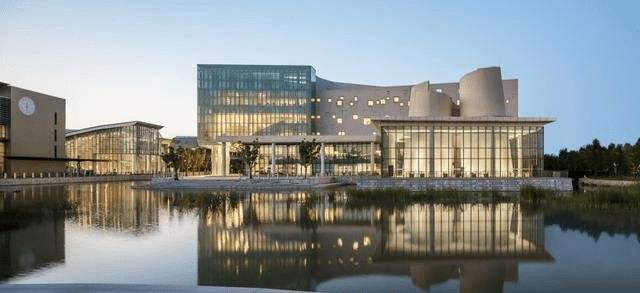
%> input picture sistlibrary.jpeg, 640 x 293 px
$ octave AIRNN_ReadImage.m   (GNU Octave 9; MATLAB toolbox functions it lacks are replaced by stand-ins)
%> lines starting %> are read from the running program, lines starting %| are printed output that depends on the picture
### MC_PIRNN.m
function Par = MC_PIRNN(X0,M,sp, lambda, mask, tol, options)
  % - M is the observation matrix
  % - lambda - regularization parameter, default = 1/sqrt(max(N,M))
  % - mu - the augmented lagrangian parameter, default = 10*lambda
  % - tol - reconstruction error tolerance, default = 1e-6
  % - max_iter - maximum number of iterations, default = 1000

  if isfield(options,'max_iter')==0,max_iter = 5e3;
  else,max_iter = options.max_iter ;
  end

  if isfield(options,'eps')==0,epsre = 1e-3;
  else,epsre = options.eps ;
  end

  if isfield(options,'mu')==0,mu = 1.1;
  else,mu = options.mu ;
  end

  if isfield(options,'KLopt')==0,KLopt = 1e-5*min([size(M),rank(M)]);
  else,KLopt = options.KLopt ;
  end

  if isfield(options,'Rel')==0
    disp("Calculation of correlation distance...");
  else
    ReX = options.Rel;
    spRelErr = -ones(max_iter,1);
  end

  spRelDist = -ones(max_iter,1); spf = -ones(max_iter,1);
  sprank = -ones(max_iter,1);
  Ssim = []; Rsim = [] ;
  [nr,nc] = size(M) ; rc = min(nr,nc) ;
  weps = ones(rc,1)*epsre;
  Gradf = @(X)(mask.*(X-M)) ;
  Objf = @(x)(norm(mask.*(x-M),'fro')/2 + lambda*norm(svds(x,rank(x)),sp))^(sp);
  ALF = @(x,y)(norm(mask.*(x-M),'fro')/2 + lambda*norm(svd(x)+y,sp)^(sp));
  iter = 0 ;
  sigma = svd(X0); % ch1

%   Objf(X0)
  goon = true;
  while goon && iter < max_iter
    iter = iter + 1;
%     [ud,sigma,vd] = svd(X0);
%     Rk = rank(X0) ;
%     RelErr = norm(ud(1:Rk,:)*Gradf(X0)*vd(1:Rk,:)'+...
%       lambda*sp*spdiags(diag(sigma).^(sp-1),0,Rk,Rk),'fro')/norm(M,'fro');

    [U,S,V] = svd(X0 - Gradf(X0)/mu,'econ') ;
    NewS = diag(S) - 2*lambda*sp*(sigma+weps).^(sp-1)/mu ;
    idx = NewS>eps(1); Rk = sum(idx);
    X1 = U*spdiags(NewS.*idx,0,rc,rc)*V';

    sigma = sort(NewS.*idx,'descend'); % update the sigma
%     sigma = NewS.*idx ;
    RelDist = norm(U(:,idx)'*Gradf(X1)*V(:,idx)+...
      lambda*sp*spdiags(NewS(idx).^(sp-1),0,Rk,Rk),'fro')/norm(M,'fro');
%     RelErr = norm(X1-M,'fro')/norm(M,'fro');

% parmeters for plot
    if exist('ReX','var')
      Rtol = norm(X1-ReX,'fro')/norm(ReX,'fro');
      Rate(iter) = norm(mask.*(X1-ReX),'fro')/norm(mask.*(X0-ReX),'fro');
      spRelErr(iter) = Rtol;
      goon = (Rtol>tol)&&(RelDist>tol);
    else
      goon = RelDist>tol ;
      goon = goon && norm(M-mask.*X1,inf)>tol ;
    end
    absdist = norm((X1-X0),"fro");
    goon = goon && (norm(X1-X0,"fro")>KLopt);
    spRelDist(iter) = RelDist; spf(iter) = ALF(X0,weps);
    sprank(iter) = rank(X1);
    Rsim(iter) = (Objf(X1)-Objf(X0))/(norm(X1-X0,'fro')^2);
    Ssim(iter) = norm(U(:,idx)'*Gradf(X1)*V(:,idx)+...
      lambda*sp*spdiags(NewS(idx).^(sp-1),0,Rk,Rk),'fro')/norm(X1-X0,'fro');
    GMinf(iter) = norm(Gradf(X1),inf);
    % -----
    if (iter == 1)||(mod(iter,5e8) == 0)||(~goon)||(iter==max_iter)
      fprintf(1, 'iter:%04d\t err:%f\t rank(X):%d\t Objf(F):%d\n', ...
              iter, RelDist, rank(X1), Objf(X0));
            % nnz(X1(~unobserved)),
    end
% update the iteration
  X0 = X1;
  end % end while
  if exist('ReX','var')
    Par.RelErr = spRelErr(1:iter);
    Par.Rate = Rate;
  end
  Par.RelDist = spRelDist(1:iter);
  Par.Obj = Objf(X1);
  Par.f = spf(1:iter) ;
  Par.rank = sprank(1:iter); Par.iterTol = iter ;
  Par.S = Ssim; Par.R = Rsim;
  Par.Xsol = X1; Par.GMinf = GMinf;
  Par.absdist = absdist;
end

### AIRNN_ReadImage.m
%% AIRNN Test Nuclear norm
clc,clear
rng(22);format long
X_img=imread('sistlibrary.jpeg');
%> X_img is the input picture: size 293x640x3 uint8; mean R, G, B 135.6, 141.4, 141.4
% X=imread('im2.jpg');
% X=imresize(X,0.5);% im1 0.5
X=double(X_img)/255;
% [U,S,V]=svd(X);
% figure(1), imshow(X)

% rt = ceil(size(X(:,:,1),2)/3);
rt = ceil(min(size(X(:,:,1)))/5);
%> rt = 59
% SVD : U*S*V' = svd(X)
%       VecSigma = svd(X)
for i=1:3
  [U,S,V]=svd(X(:,:,i));
  Sigma(:,:,i) = S ;
  Xt(:,:,i)=U(:,1:rt)*S(1:rt,1:rt)*V(:,1:rt)';
end

%% ------------------------ random mask ------------------------
[nr,nc] = size(X(:,:,1));
%> nr = 293; nc = 640
missrate = 0.5;
mask = zeros(nr,nc);
%> mask: size 293x640 double; every value is 0
for i=1:nc
    idx = 1:1:nr;
    randidx=randperm(nr,nr); % 随机[n] 中的 k 个 index
    mask(randidx(1:ceil(nr*missrate)),i)=1;
end
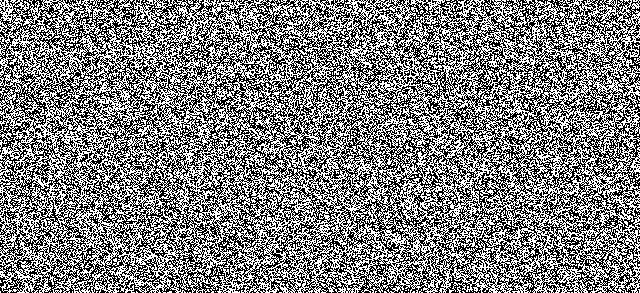
%> mask: size 293x640 double; values 0 (black) and 1 (white), 50.2% white; black in thin lines or dots
mask = ~mask;
%> mask: size 293x640 logical; 49.8% white in thin lines or dots
X0 = (1+randn(nr,rt))*(randn(rt,nc));
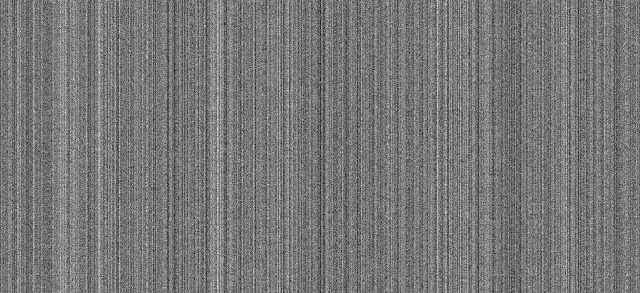
%> X0: size 293x640 double; min -53.54, max 60.5, mean 0.1; drawn with min black and max white
%% ------------------------ parameters ------------------------
% 初始矩阵 + 线性参数 + 正则参数
XM = mask.*Xt;
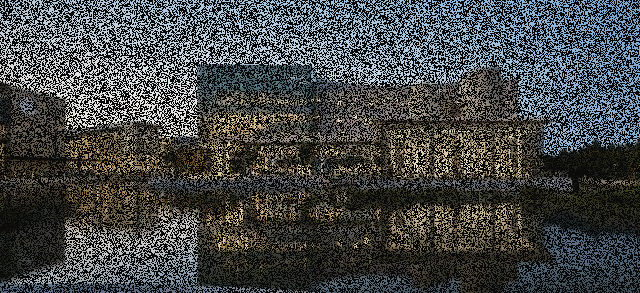
%> XM: size 293x640x3 double; mean R, G, B 0.265, 0.276, 0.276; drawn with min black and max white
sp = 0.5;
tol = 1e-5 ;
options.max_iter = 1e4;
options.eps = 1e-8;
options.mu = 1.1;
options.KLopt = 1e-5;
% options.KLopt = 1e-6 ;

% PIRNN
optionsP = options;
% AIRNN
optionsA = options; optionsA.Scalar = 0.1; optionsA.eps = 1;
% EPIRNN
optionsEP = optionsA; optionsEP.alpha = 0.8;
Parsol = {};
for i =1:3
  Xm = XM(:,:,i);
  lambda = 5e-3*norm(Xm,"fro");
%> (the run ends here)
